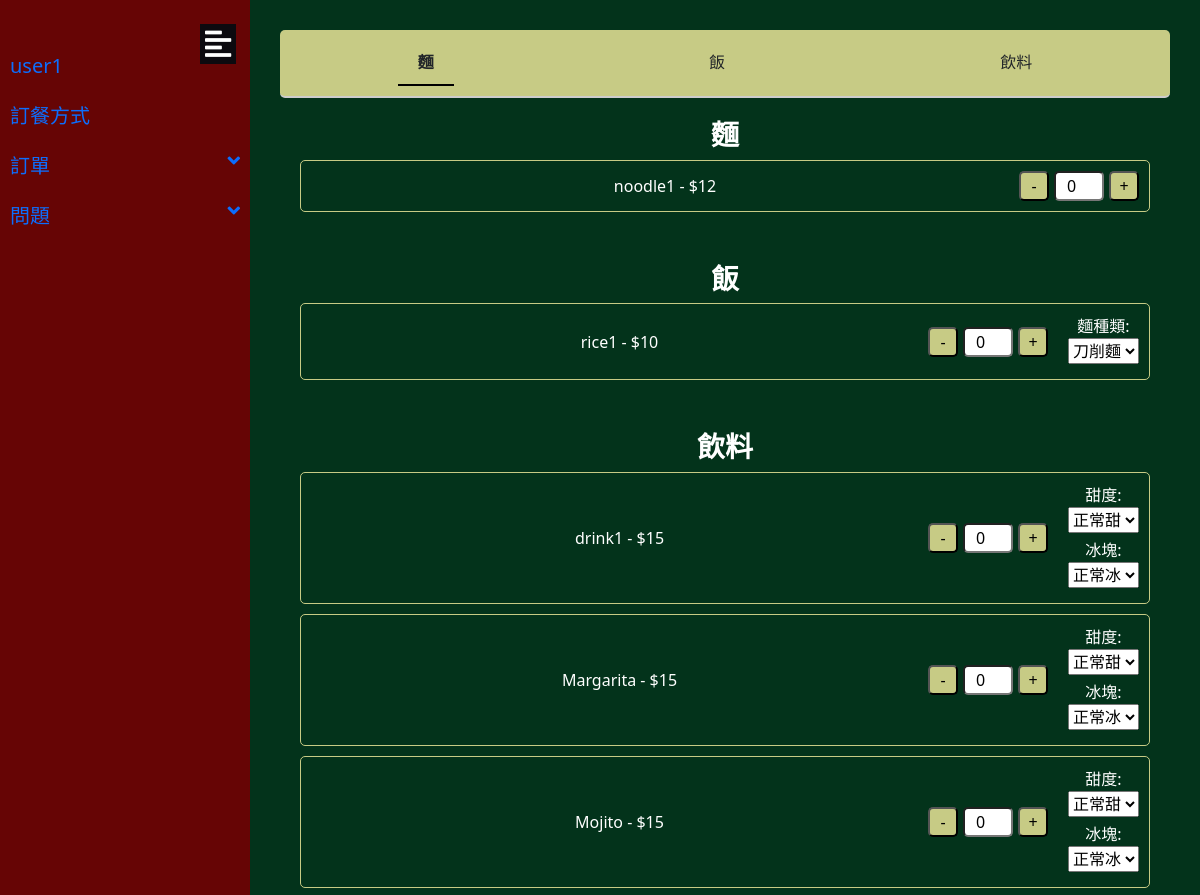
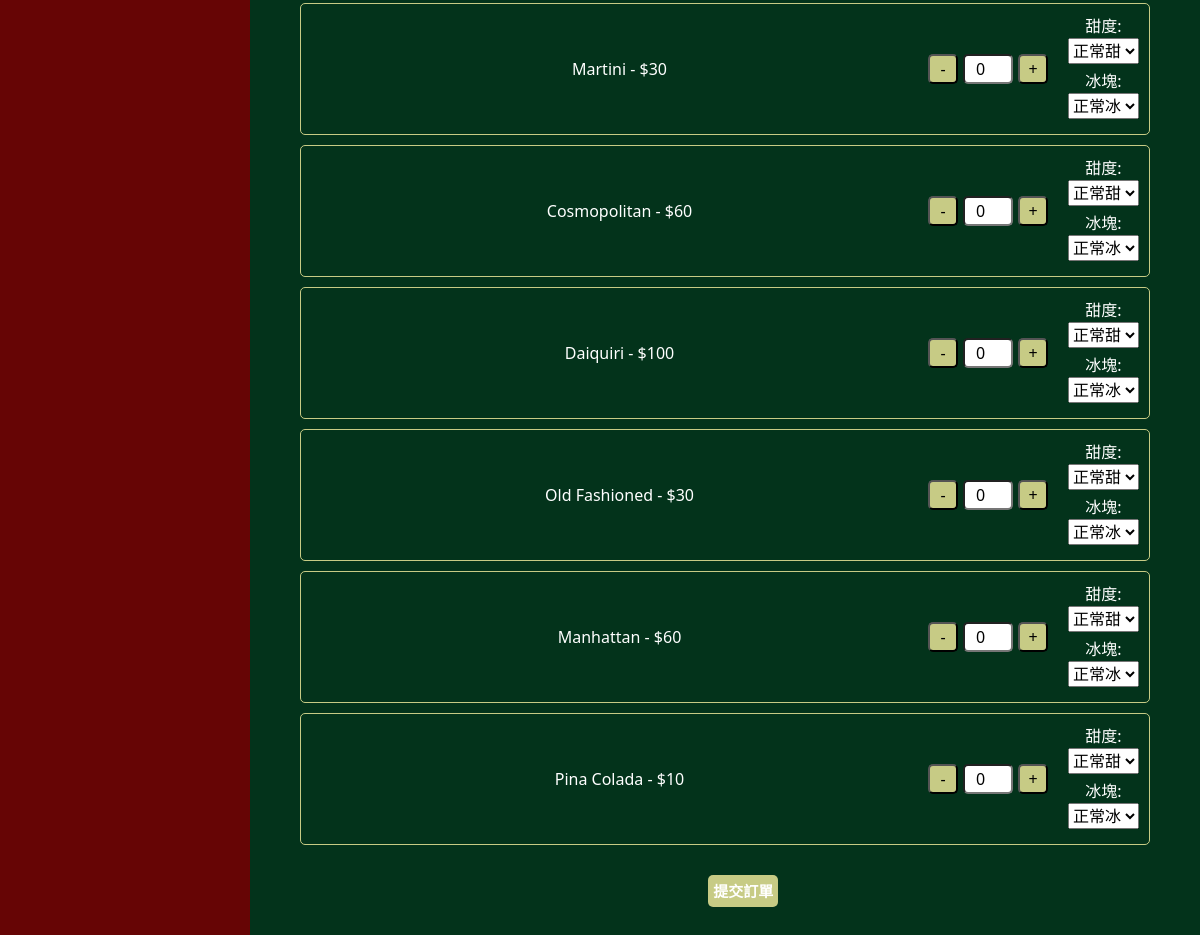
Screenshot of /order_food.php (signed in) with the database file from the repository (2 pictures, top to bottom).
### tables this page shows
CREATE TABLE `items` (
  `it_id` int(11) NOT NULL,
  `name` varchar(100) DEFAULT NULL,
  `price` int(11) DEFAULT NULL,
  `deleted` tinyint(4) DEFAULT NULL,
  `type` varchar(50) DEFAULT NULL
);

### includes/connect.php (called while the page is built, shortened)
<?php
$name = $_SESSION['name'];
?>

### order_food.php (the view, shortened to what this page needs)
<?php
include 'includes/connect.php';
?>
<!DOCTYPE html>
<html lang="zh-Hant">
<head>
    <link rel="stylesheet" href="menu.css">
    <link rel="stylesheet" href="https://cdnjs.cloudflare.com/ajax/libs/font-awesome/5.15.4/css/all.min.css">
    <link href="https://cdn.jsdelivr.net/npm/bootstrap@5.3.3/dist/css/bootstrap.min.css" rel="stylesheet">
</head>
<body>
    <div class="container-all">
        <div class="container-left">
            <nav id="sidebar">
                <button type="button" id="collapse" class="collapse-btn">
                    <i class="fas fa-align-left"></i>
                </button>
                <ul class="list-unstyled">
                    <li>
                        <a href="#"><i class="fas "></i><?php echo $name;?></a>
                    </li>
                    <li>
                        <a href="index.php" class="waves-effect waves-cyan"><i class="mdi-editor-border-color"></i>訂餐方式</a>
                    </li>
                    <li>
                        <a href="#sublist1" data-bs-toggle="collapse" id="dropdown">訂單 <i class="fas fa-angle-down"></i></a>
                    </li>
                    <li>
                        <a href="#sublist2" data-bs-toggle="collapse" id="dropdown">問題 <i class="fas fa-angle-down"></i></a>
                    </li>
                </ul>
            </nav>
        </div>
        <div class="container-right">
            <div class="tab-menu">
                <div class="active" onclick="scrollToSection('section-noodle', this)">麵</div>
                <div onclick="scrollToSection('section-rice', this)">飯</div>
                <div onclick="scrollToSection('section-drink', this)">飲料</div>
            </div>
            <form action="place-order.php" method="post" onsubmit="return validateForm()">
                <div id="section-noodle" class="menu-section active">
                    <h3 class="H3">麵</h3>
                    <?php
                        $result = mysqli_query($con, "SELECT * FROM items WHERE type = 'N';");
                        while($row = mysqli_fetch_array($result)) {
                            echo '<div class="menu-item">';
                            echo '<div class="item-info">'.$row["name"].' - $'.$row["price"].'</div>';
                            echo '<div class="quantity-controls">';
                            echo '<button type="button" onclick="decrementQuantity(\'item'.$row["it_id"].'\')">-</button>';
                            echo '<input type="number" name="items['.$row["it_id"].'][quantity]" id="item'.$row["it_id"].'" value="0" min="0" oninput="if(value>20)value=20">';
                            echo '<button type="button" onclick="incrementQuantity(\'item'.$row["it_id"].'\')">+</button>';
                            echo '</div></div>';
                        }
                    ?>
                </div>
                <div id="section-rice" class="menu-section">
                    <h3 class="H3">飯</h3>
                    <?php
                        $result = mysqli_query($con, "SELECT * FROM items WHERE type = '';");
                        while($row = mysqli_fetch_array($result)) {
                            echo '<div class="menu-item">';
                            echo '<div class="item-info">'.$row["name"].' - $'.$row["price"].'</div>';
                            echo '<div class="quantity-controls">';
                            echo '<button type="button" onclick="decrementQuantity(\'item'.$row["it_id"].'\')">-</button>';
                            echo '<input type="number" name="items['.$row["it_id"].'][quantity]" id="item'.$row["it_id"].'" value="0" min="0" oninput="if(value>20)value=20">';
                            echo '<button type="button" onclick="incrementQuantity(\'item'.$row["it_id"].'\')">+</button>';
                            echo '</div>';
                            echo '<div class="options">';
                            echo '<label for="nood_type'.$row["it_id"].'">麵種類:</label>';
                            echo '<select name="items['.$row["it_id"].'][nood_type]" id="nood_type'.$row["it_id"].'">';
                            echo '<option value="knife">刀削麵</option>';
                            echo '</select>';
                            echo '</div></div>';
                        }
                    ?>
                </div>
                <div id="section-drink" class="menu-section">
                    <h3 class="H3">飲料</h3>
                    <?php
                        $result = mysqli_query($con, "SELECT * FROM items WHERE type = 'D';");
                        while($row = mysqli_fetch_array($result)) {
                            echo '<div class="menu-item">';
                            echo '<div class="item-info">'.$row["name"].' - $'.$row["price"].'</div>';
                            echo '<div class="quantity-controls">';
                            echo '<button type="button" onclick="decrementQuantity(\'item'.$row["it_id"].'\')">-</button>';
                            echo '<input type="number" name="items['.$row["it_id"].'][quantity]" id="item'.$row["it_id"].'" value="0" min="0" oninput="if(value>20)value=20">';
                            echo '<button type="button" onclick="incrementQuantity(\'item'.$row["it_id"].'\')">+</button>';
                            echo '</div>';
                            echo '<div class="options">';
                            echo '<label for="sweet'.$row["it_id"].'">甜度:</label>';
                            echo '<select name="items['.$row["it_id"].'][sweet]" id="sweet'.$row["it_id"].'">';
                            echo '<option value="regular">正常甜</option>';
                            echo '</select>';
                            echo '<label for="ice'.$row["it_id"].'">冰塊:</label>';
                            echo '<select name="items['.$row["it_id"].'][ice]" id="ice'.$row["it_id"].'">';
                            echo '<option value="regular">正常冰</option>';
                            echo '</select>';
                            echo '</div></div>';
                        }
                    ?>
                </div>
                <div style="text-align: center;">
                    <button type="submit" class="order-btn">提交訂單</button>
                </div>
            </form>
        </div>
    </div>
</body>
</html>

### menu.css (style rules this page uses)
body { font-family: Arial, sans-serif; margin: 0; padding: 0; min-height: 100vh; }
.tab-menu { display: flex; justify-content: space-around; background-color: #c7cb85; padding: 10px 0; border-bottom: 2px solid #ccc; position: sticky; top: 50; z-index: 1000; border-radius: 5px; }
.tab-menu div { padding: 10px 20px; cursor: pointer; }
.tab-menu div.active { border-bottom: 2px solid black; font-weight: bold; }
.menu-section { padding: 20px; }
.menu-item { display: flex; justify-content: space-between; align-items: center; margin-bottom: 10px; padding: 10px; border: 1px solid #c7cb85; border-radius: 5px; width: 100%; box-sizing: border-box; color: #ffffff }
.item-info { flex: 1; min-width: 0; }
.quantity-controls { display: flex; align-items: center; }
.quantity-controls button { width: 30px; height: 30px; border-radius: 5px; background-color: #c7cb85; }
.quantity-controls input { width: 50px; text-align: center; margin: 0 5px; border-radius: 5px; }
.options { display: flex; flex-direction: column; margin-left: 20px; }
.options select { margin-bottom: 5px; }
.H3 { color: white; font-weight:bold; }
#sidebar { width: 250px; height: 300vh; background-color: rgb(102, 5, 5); color: white; transition: 1s; }
#sidebar ul li a { padding: 10px; font-size: 20px; display: block; text-decoration: none; }
.container-all { display: flex; align-items: stretch; flex-wrap: nowrap; }
.container-right { background-color: rgb(3, 51, 27); width: 80%; height: 300vh; text-align: center; padding: 30px; text-align: center; padding: 30px; }
.order-btn { position: relative; top: 1%; left: 6%; transform: translateX(-50%); background-color: #c7cb85; color: white; border: none; font-size: 15px; padding: 5px; border-radius: 5px; font-weight: bold; }
.collapse-btn { position: relative; top: 1%; left: 200px; background-color: rgb(12,10,15); color: white; border: none; font-size: 30px; padding: 5px; }
.fas, .far, .fab { float: right; position: relative; }

### rows the page displays
items: name "noodle1", price "12"
items: name "rice1", price "10", it_id "刀削麵"
items: name "drink1", price "15", it_id "正常甜", it_id "正常冰"
items: name "Margarita", price "15", it_id "正常甜", it_id "正常冰"
items: name "Mojito", price "15", it_id "正常甜", it_id "正常冰"
items: name "Martini", price "30", it_id "正常甜", it_id "正常冰"
items: name "Cosmopolitan", price "60", it_id "正常甜", it_id "正常冰"
items: name "Daiquiri", price "100", it_id "正常甜", it_id "正常冰"
items: name "Old Fashioned", price "30", it_id "正常甜", it_id "正常冰"
items: name "Manhattan", price "60", it_id "正常甜", it_id "正常冰"
items: name "Pina Colada", price "10", it_id "正常甜", it_id "正常冰"

### other values shown
$name "user1"
